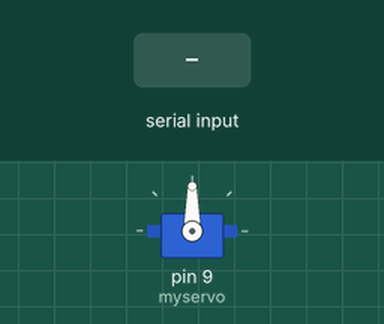
Recording of a sketch running on a simulated Arduino Uno, built with avr-gcc and run on an emulated ATmega328P. Parts: servo. Inputs (shaded band) come from the test bench.

Above: at 1.2 s.
1.3 s: "1" received over Serial
At 2.4 s:
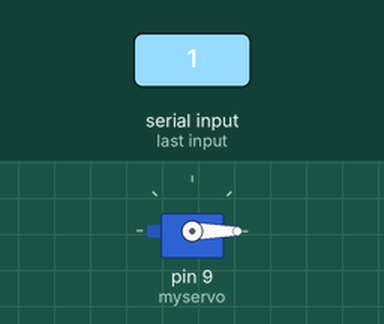
2.9 s: "2" received over Serial
At 3.7 s:
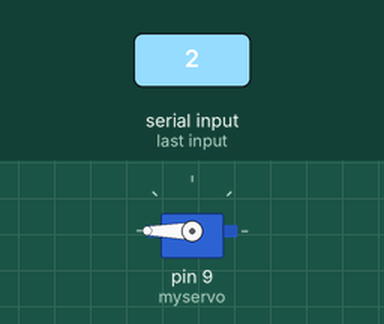
4.5 s: "0" received over Serial
At 4.9 s:
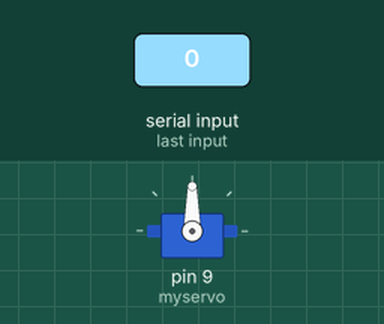
6.1 s: "3" received over Serial
At 7.3 s:
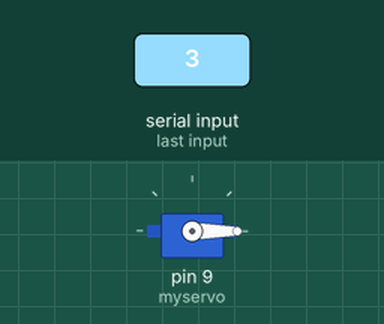
Timing chart, 0 to 8.7 s (numbered marks = the images above; inputs shaded):
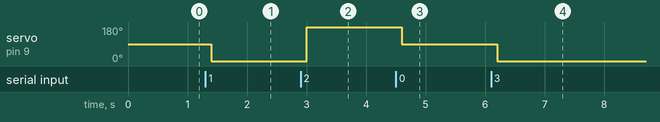

Measured:
- after the input at 1.3 s, servo on pin 9 (myservo): 90° → 0° after 0.10 s
- after the input at 2.9 s, servo on pin 9 (myservo): 0° → 180° after 0.10 s
- after the input at 4.5 s, servo on pin 9 (myservo): 180° → 90° after 0.10 s
- after the input at 6.1 s, servo on pin 9 (myservo): 90° → 0° after 0.10 s

The sketch:

Servo.ino
```cpp
 #include <Servo.h>

Servo myservo;  // create servo object to control a servo

void setup()
{
  myservo.attach(9);  // attaches the servo on pin 9 to the servo object
  Serial.begin(9600); //begins serial communication
}

void loop()
{
  int pos;
  if (Serial.available()){
    delay(100);
    while(Serial.available()>0){
      pos=Serial.read();     //reads the value sent from Visual Basic
      if(pos=='0')
        myservo.write(90);   //rotates the servo 90 degrees (Left)
      else if(pos=='1')
        myservo.write(-90);  //rotates the servo 90 degrees (right)
      else if(pos=='2')
        myservo.write(180);  //rotates the servo 180 degrees (Left)
      else if(pos=='3')
        myservo.write(-180); //rotates the servo 180 degrees (right)
    }
  }
}
```
